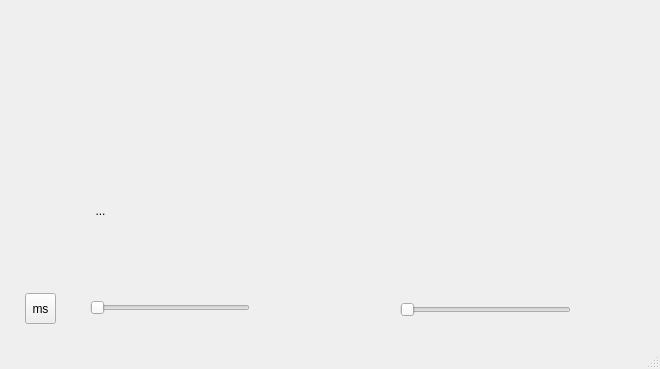
<?xml version="1.0" encoding="UTF-8"?>
<ui version="4.0">
 <class>MainWindow</class>
 <widget class="QMainWindow" name="MainWindow">
  <property name="geometry">
   <rect>
    <x>0</x>
    <y>0</y>
    <width>660</width>
    <height>369</height>
   </rect>
  </property>
  <property name="windowTitle">
   <string>MainWindow</string>
  </property>
  <property name="styleSheet">
   <string notr="true"/>
  </property>
  <widget class="QWidget" name="centralWidget">
   <widget class="QPushButton" name="pushButton">
    <property name="geometry">
     <rect>
      <x>150</x>
      <y>184</y>
      <width>89</width>
      <height>51</height>
     </rect>
    </property>
    <property name="focusPolicy">
     <enum>Qt::NoFocus</enum>
    </property>
    <property name="text">
     <string/>
    </property>
    <property name="flat">
     <bool>true</bool>
    </property>
   </widget>
   <widget class="QToolButton" name="toolButton">
    <property name="geometry">
     <rect>
      <x>330</x>
      <y>283</y>
      <width>61</width>
      <height>51</height>
     </rect>
    </property>
    <property name="text">
     <string/>
    </property>
    <property name="autoRaise">
     <bool>true</bool>
    </property>
   </widget>
   <widget class="QToolButton" name="toolButton_2">
    <property name="geometry">
     <rect>
      <x>80</x>
      <y>190</y>
      <width>41</width>
      <height>41</height>
     </rect>
    </property>
    <property name="text">
     <string>...</string>
    </property>
    <property name="icon">
     <iconset resource="tupian.qrc">
      <normaloff>:/resource/backward.svg</normaloff>:/resource/backward.svg</iconset>
    </property>
    <property name="iconSize">
     <size>
      <width>100</width>
      <height>100</height>
     </size>
    </property>
    <property name="autoRaise">
     <bool>true</bool>
    </property>
   </widget>
   <widget class="QToolButton" name="toolButton_3">
    <property name="geometry">
     <rect>
      <x>260</x>
      <y>190</y>
      <width>41</width>
      <height>41</height>
     </rect>
    </property>
    <property name="text">
     <string/>
    </property>
    <property name="icon">
     <iconset resource="tupian.qrc">
      <normaloff>:/resource/forward.svg</normaloff>:/resource/forward.svg</iconset>
    </property>
    <property name="iconSize">
     <size>
      <width>100</width>
      <height>100</height>
     </size>
    </property>
    <property name="autoRaise">
     <bool>true</bool>
    </property>
   </widget>
   <widget class="QListWidget" name="listWidget">
    <property name="geometry">
     <rect>
      <x>390</x>
      <y>10</y>
      <width>256</width>
      <height>192</height>
     </rect>
    </property>
    <property name="styleSheet">
     <string notr="true">background-color:transparent</string>
    </property>
    <property name="frameShape">
     <enum>QFrame::NoFrame</enum>
    </property>
   </widget>
   <widget class="QLabel" name="label">
    <property name="geometry">
     <rect>
      <x>70</x>
      <y>260</y>
      <width>67</width>
      <height>17</height>
     </rect>
    </property>
    <property name="text">
     <string/>
    </property>
   </widget>
   <widget class="QLabel" name="label_3">
    <property name="geometry">
     <rect>
      <x>250</x>
      <y>260</y>
      <width>67</width>
      <height>17</height>
     </rect>
    </property>
    <property name="text">
     <string/>
    </property>
   </widget>
   <widget class="QLabel" name="label_2">
    <property name="geometry">
     <rect>
      <x>250</x>
      <y>300</y>
      <width>67</width>
      <height>17</height>
     </rect>
    </property>
    <property name="text">
     <string/>
    </property>
   </widget>
   <widget class="QSlider" name="volume">
    <property name="geometry">
     <rect>
      <x>400</x>
      <y>300</y>
      <width>171</width>
      <height>20</height>
     </rect>
    </property>
    <property name="orientation">
     <enum>Qt::Horizontal</enum>
    </property>
   </widget>
   <widget class="QLabel" name="label_volume">
    <property name="geometry">
     <rect>
      <x>570</x>
      <y>300</y>
      <width>31</width>
      <height>17</height>
     </rect>
    </property>
    <property name="text">
     <string/>
    </property>
   </widget>
   <widget class="QSlider" name="horizontalSlider">
    <property name="geometry">
     <rect>
      <x>90</x>
      <y>300</y>
      <width>160</width>
      <height>16</height>
     </rect>
    </property>
    <property name="orientation">
     <enum>Qt::Horizontal</enum>
    </property>
   </widget>
   <widget class="QListWidget" name="listWidget_2">
    <property name="geometry">
     <rect>
      <x>20</x>
      <y>80</y>
      <width>341</width>
      <height>91</height>
     </rect>
    </property>
    <property name="styleSheet">
     <string notr="true">background-color:transparent</string>
    </property>
   </widget>
   <widget class="QToolButton" name="toolButton_4">
    <property name="geometry">
     <rect>
      <x>25</x>
      <y>293</y>
      <width>31</width>
      <height>31</height>
     </rect>
    </property>
    <property name="styleSheet">
     <string notr="true"/>
    </property>
    <property name="text">
     <string>ms</string>
    </property>
   </widget>
  </widget>
  <widget class="QMenuBar" name="menuBar">
   <property name="geometry">
    <rect>
     <x>0</x>
     <y>0</y>
     <width>660</width>
     <height>28</height>
    </rect>
   </property>
  </widget>
  <widget class="QStatusBar" name="statusBar"/>
 </widget>
 <layoutdefault spacing="6" margin="11"/>
 <resources>
  <include location="tupian.qrc"/>
 </resources>
 <connections/>
</ui>
